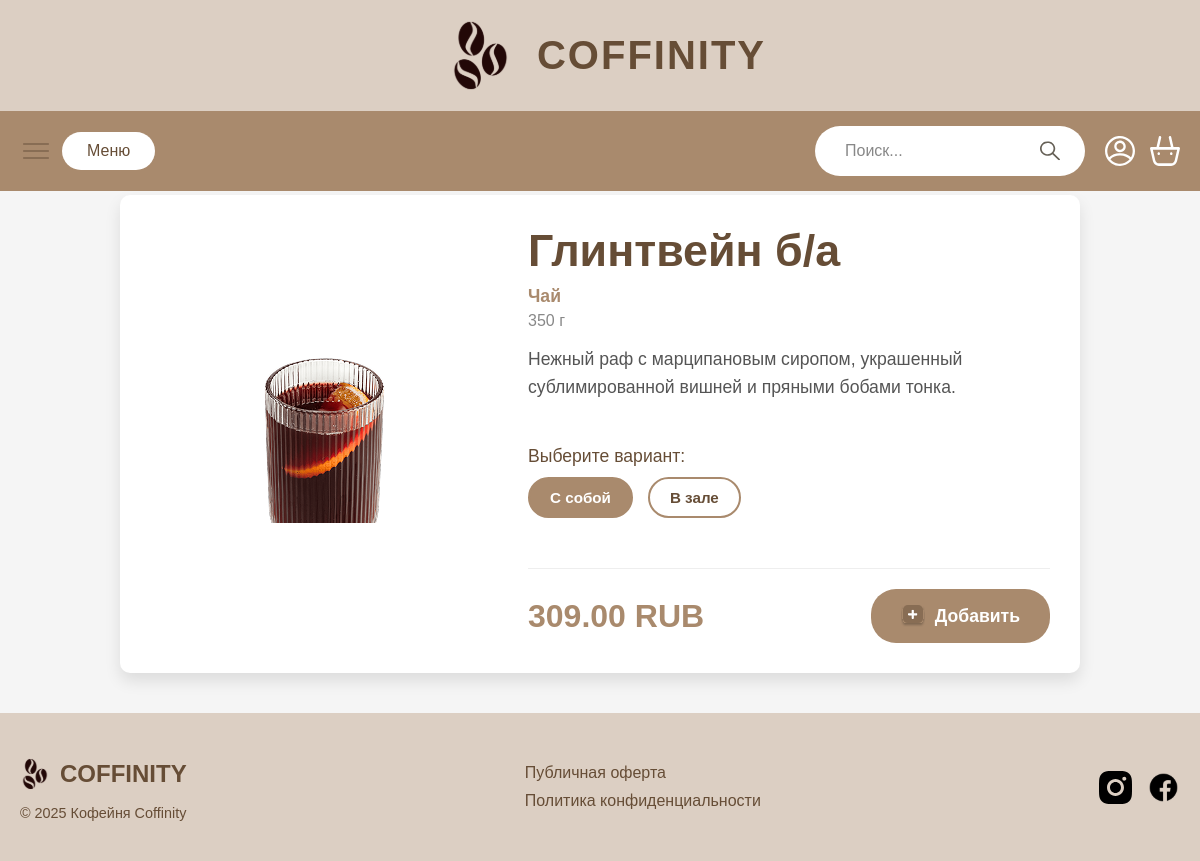
Screenshot of /product/2/ with the database file from the repository.
### CoffeeHouse/models.py (models this page shows, shortened)
class Products(models.Model):
    name = models.CharField("Название", max_length=100)
    price = models.DecimalField("Цена", max_digits=10, decimal_places=2)
    category = models.ForeignKey(
        CategoriesOfProducts,
        on_delete=models.CASCADE,
        verbose_name="Категория"
    )
    image = models.ImageField("Изображение", upload_to='products/', null=True, blank=True)
    description = models.TextField("Описание", null=True, blank=True)
    weight_volume = models.CharField("Вес/Объем", max_length=50, null=True, blank=True)
    class Meta:
        verbose_name = "Товар"
        verbose_name_plural = "Товары"

class CategoriesOfProducts(models.Model):
    category_name = models.CharField("Название категории", max_length=100)
    class Meta:
        verbose_name = "Категория товаров"
        verbose_name_plural = "Категории товаров"

### CoffeeHouse/views.py (the view)
# urls.py: path('product/<int:pk>/', product_detail, name='product_detail'),
def product_detail(request, pk):
    product = get_object_or_404(Products, pk=pk)
    return render(request, 'product-detail.html', {'product': product})

### CoffeeHouse/templates/product-detail.html
{% extends 'base.html' %}
{% load static %}
{% block main %}
<main class="product-detail-main">
    <div class="product-detail-container">
        <div class="product-detail-image-wrapper">
            {% if product.image %}
            <img src="{{ product.image.url }}" alt="{{ product.name }}" class="product-detail-image">
            {% else %}
            <img src="{% static 'CoffeeHouse/images/umolch.jpg' %}" alt="{{ product.name }}" class="product-detail-image">
            {% endif %}
        </div>
        <div class="product-detail-info">
            <h1 class="product-detail-name">{{ product.name }}</h1>
            <p class="product-detail-category">{{ product.category.category_name }}</p>
            <p class="product-detail-weight-volume">{{ product.weight_volume }}</p>
            <p class="product-detail-description">{{ product.description }}</p>
            <div class="product-detail-options">
                <p>Выберите вариант:</p>
                <div class="option-buttons">
                    <button class="option-btn active">С собой</button>
                    <button class="option-btn">В зале</button>
                </div>
            </div>
            <div class="product-detail-actions">
                <span class="product-detail-price">{{ product.price }} RUB</span>
                <button class="add-to-cart-btn-large">
                    <img src="{% static 'CoffeeHouse/images/dobavCor.svg' %}" alt="Добавить в корзину"> Добавить
                </button>
            </div>
        </div>
    </div>
</main>
{% endblock %}

### CoffeeHouse/static/CoffeeHouse/css/style.css (style rules this page uses)
* { margin: 0; padding: 0; box-sizing: border-box; }
body { font-family: Arial, sans-serif; background-color: #f5f5f5; min-height: 100vh; display: flex; flex-direction: column; padding-top: 155px; }
.product-detail-main { max-width: 1000px; margin: 40px auto; padding: 0 20px; background-color: #f5f5f5; }
.product-detail-container { display: flex; flex-direction: row; background-color: white; border-radius: 10px; box-shadow: 0 8px 16px rgba(0, 0, 0, 0.1); overflow: hidden; padding: 30px; gap: 30px; flex-wrap: wrap; }
.product-detail-image-wrapper { flex: 1; min-width: 300px; display: flex; justify-content: center; align-items: center; }
.product-detail-image { max-width: 100%; height: auto; border-radius: 8px; object-fit: cover; }
.product-detail-info { flex: 1.5; min-width: 300px; display: flex; flex-direction: column; justify-content: space-between; }
.product-detail-name { font-size: 2.8rem; color: #664d36; margin-bottom: 10px; }
.product-detail-category { font-size: 1.1rem; color: #A98A6D; margin-bottom: 5px; font-weight: bold; }
.product-detail-weight-volume { font-size: 1rem; color: #888; margin-bottom: 15px; }
.product-detail-description { font-size: 1.1rem; color: #555; line-height: 1.6; margin-bottom: 25px; flex-grow: 1; }
.product-detail-options { margin-top: 20px; margin-bottom: 20px; }
.product-detail-options p { font-size: 1.1rem; color: #664d36; margin-bottom: 10px; }
.option-buttons { display: flex; gap: 15px; }
.option-btn { background-color: white; color: rgba(102, 77, 54, 1); border: 2px solid rgba(169, 138, 109, 1); padding: 10px 20px; border-radius: 25px; cursor: pointer; transition: all 0.3s ease; font-size: 0.95rem; font-weight: bold; }
.option-btn.active { background-color: rgba(169, 138, 109, 1); color: white; }
.product-detail-actions { display: flex; justify-content: space-between; align-items: center; margin-top: 30px; padding-top: 20px; border-top: 1px solid #eee; }
.product-detail-price { font-size: 2rem; font-weight: bold; color: #A98A6D; }
.add-to-cart-btn-large { background-color: rgba(169, 138, 109, 1); color: white; border: none; padding: 15px 30px; border-radius: 25px; cursor: pointer; font-size: 1.1rem; font-weight: bold; display: flex; align-items: center; gap: 10px; transition: all 0.3s ease; }
.add-to-cart-btn-large img { width: 24px; height: 24px; }

### rows the page displays
Products: image (picture), name "Глинтвейн б/а", category.category_name "Чай", weight_volume "350 г", description "Нежный раф с марципановым сиропом, украшенный сублимированной вишней и пряными бобами тонка.", price "309.00"
